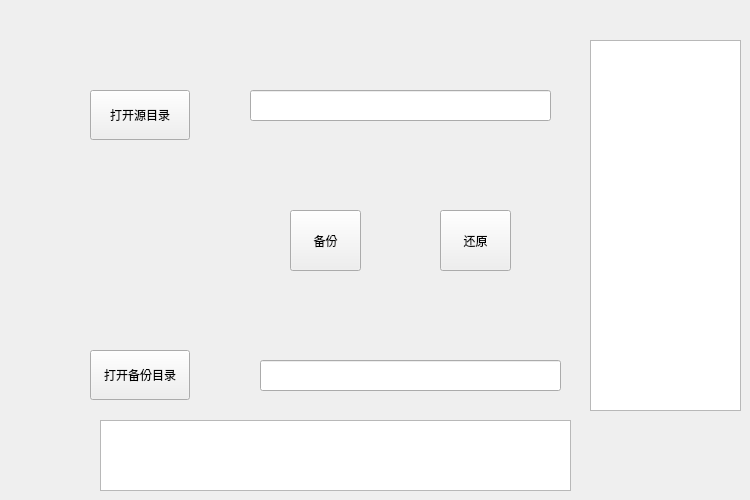
<?xml version="1.0" encoding="UTF-8"?>
<ui version="4.0">
 <class>menu</class>
 <widget class="QWidget" name="menu">
  <property name="geometry">
   <rect>
    <x>0</x>
    <y>0</y>
    <width>750</width>
    <height>500</height>
   </rect>
  </property>
  <property name="windowTitle">
   <string>menu</string>
  </property>
  <widget class="QPushButton" name="open">
   <property name="enabled">
    <bool>true</bool>
   </property>
   <property name="geometry">
    <rect>
     <x>90</x>
     <y>90</y>
     <width>100</width>
     <height>50</height>
    </rect>
   </property>
   <property name="mouseTracking">
    <bool>false</bool>
   </property>
   <property name="text">
    <string>打开源目录</string>
   </property>
  </widget>
  <widget class="QLineEdit" name="lineEdit">
   <property name="geometry">
    <rect>
     <x>250</x>
     <y>90</y>
     <width>301</width>
     <height>31</height>
    </rect>
   </property>
  </widget>
  <widget class="QPushButton" name="open_after">
   <property name="geometry">
    <rect>
     <x>90</x>
     <y>350</y>
     <width>100</width>
     <height>50</height>
    </rect>
   </property>
   <property name="text">
    <string>打开备份目录</string>
   </property>
  </widget>
  <widget class="QLineEdit" name="lineEdit_2">
   <property name="geometry">
    <rect>
     <x>260</x>
     <y>360</y>
     <width>301</width>
     <height>31</height>
    </rect>
   </property>
  </widget>
  <widget class="QPushButton" name="backup">
   <property name="geometry">
    <rect>
     <x>290</x>
     <y>210</y>
     <width>71</width>
     <height>61</height>
    </rect>
   </property>
   <property name="text">
    <string>备份</string>
   </property>
  </widget>
  <widget class="QPushButton" name="recovery">
   <property name="geometry">
    <rect>
     <x>440</x>
     <y>210</y>
     <width>71</width>
     <height>61</height>
    </rect>
   </property>
   <property name="text">
    <string>还原</string>
   </property>
  </widget>
  <widget class="QListWidget" name="listWidget">
   <property name="geometry">
    <rect>
     <x>590</x>
     <y>40</y>
     <width>151</width>
     <height>371</height>
    </rect>
   </property>
  </widget>
  <widget class="QTextEdit" name="textEdit">
   <property name="geometry">
    <rect>
     <x>100</x>
     <y>420</y>
     <width>471</width>
     <height>71</height>
    </rect>
   </property>
  </widget>
 </widget>
 <resources/>
 <connections/>
</ui>
